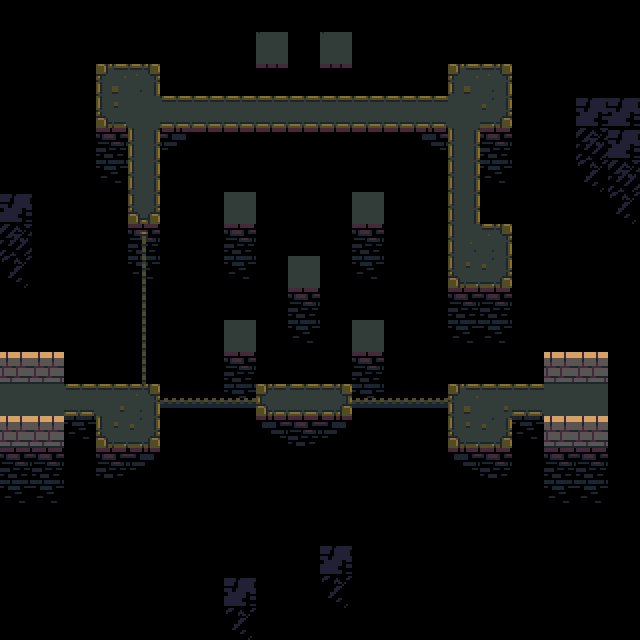

This game map was drawn from its Tiled (.tmx) file and the tilesets committed beside it. A one-line description and the full map source follow:
An orthogonal 20x20 tile map with 32x32 px tiles, 4 tile layers (ground, death, walls, guff), 2 tilesets and 12 objects (4x block, 3x platform, 2x connection, 2x arrowSource, enemy).

<map version="1.0" tiledversion="1.1.5" orientation="orthogonal" renderorder="right-down" width="20" height="20" tilewidth="32" tileheight="32" infinite="0" nextobjectid="67">
 <properties>
  <property name="isWind" value="true" />
 </properties>
 <tileset firstgid="1" source="brown.tsx" />
 <tileset firstgid="101" source="tower-tileset.tsx" />
 <layer name="ground" width="20" height="20">
  <data encoding="csv">
0,0,0,0,0,0,0,0,0,0,0,0,0,0,0,0,0,0,0,0,
0,0,0,0,0,0,0,0,0,0,0,0,0,0,0,0,0,0,0,0,
0,0,0,44,46,0,0,0,0,0,0,0,0,0,44,46,0,0,0,0,
0,0,0,64,2,57,57,57,57,57,57,57,57,57,2,66,0,0,0,0,
0,0,0,0,47,0,0,0,0,0,0,0,0,0,47,0,0,0,0,0,
0,0,0,0,47,0,0,0,0,0,0,0,0,0,47,0,0,0,0,0,
0,0,0,0,58,0,0,2,0,0,0,2,0,0,47,0,0,0,0,0,
0,0,0,0,0,0,0,0,0,0,0,0,0,0,54,46,0,0,0,0,
0,0,0,0,0,0,0,0,0,2,0,0,0,0,64,66,0,0,0,0,
0,0,0,0,0,0,0,0,0,0,0,0,0,0,0,0,0,0,0,0,
0,0,0,0,0,0,0,2,0,0,0,2,0,0,0,0,0,0,0,0,
0,0,0,0,0,0,0,0,0,0,0,0,0,0,0,0,0,0,0,0,
0,2,57,45,46,0,0,0,59,57,48,0,0,0,44,45,57,2,0,0,
0,0,0,64,66,0,0,0,0,0,0,0,0,0,64,66,0,0,0,0,
0,0,0,0,0,0,0,0,0,0,0,0,0,0,0,0,0,0,0,0,
0,0,0,0,0,0,0,0,0,0,0,0,0,0,0,0,0,0,0,0,
0,0,0,0,0,0,0,0,0,0,0,0,0,0,0,0,0,0,0,0,
0,0,0,0,0,0,0,0,0,0,0,0,0,0,0,0,0,0,0,0,
0,0,0,0,0,0,0,0,0,0,0,0,0,0,0,0,0,0,0,0,
0,0,0,0,0,0,0,0,0,0,0,0,0,0,0,0,0,0,0,0
</data>
 </layer>
 <layer name="death" width="20" height="20">
  <data encoding="csv">
0,0,0,0,0,0,0,0,0,0,0,0,0,0,0,0,0,0,0,0,
0,0,4,4,4,4,0,4,0,4,0,4,0,4,4,4,4,0,0,0,
0,0,4,0,0,4,4,4,68,4,68,4,4,4,0,0,4,0,0,0,
0,0,4,0,0,0,0,0,0,0,0,0,0,0,0,0,4,0,0,0,
0,0,4,79,0,80,75,75,75,75,75,75,75,78,0,79,4,0,0,0,
0,0,0,89,0,4,4,4,4,4,4,4,4,4,0,89,4,0,0,0,
0,0,0,4,0,4,4,0,4,4,4,0,4,4,0,4,4,0,0,0,
0,0,0,4,79,4,4,79,4,4,4,79,4,4,0,0,4,0,0,0,
0,0,0,4,89,4,4,89,4,0,4,89,4,4,0,0,4,0,0,0,
0,0,0,4,4,4,4,4,4,79,4,4,4,4,79,79,4,0,0,0,
0,0,0,4,4,4,4,0,4,89,4,0,4,4,89,89,4,0,0,0,
0,0,4,4,4,4,4,79,4,4,4,79,4,4,4,4,4,0,0,0,
0,0,0,0,0,4,4,89,0,0,0,89,4,4,0,0,0,0,0,0,
0,0,89,0,0,4,4,77,78,79,80,4,4,4,0,0,89,0,0,0,
79,79,4,79,80,4,0,0,4,4,4,0,0,4,78,79,4,79,79,0,
89,89,0,4,4,0,0,0,0,0,0,0,0,0,4,4,0,89,89,0,
0,0,0,0,0,0,0,0,0,0,0,0,0,0,0,0,0,0,0,0,
0,0,0,0,0,0,0,0,0,0,0,0,0,0,0,0,0,0,0,0,
0,0,0,0,0,0,0,0,0,0,0,0,0,0,0,0,0,0,0,0,
0,0,0,0,0,0,0,0,0,0,0,0,0,0,0,0,0,0,0,0
</data>
 </layer>
 <layer name="walls" width="20" height="20">
  <data encoding="csv">
0,0,0,0,0,0,0,0,0,0,0,0,0,0,0,0,0,0,0,0,
0,0,0,0,0,0,0,0,55,0,55,0,0,0,0,0,0,0,0,0,
0,0,0,0,0,0,0,0,0,0,0,0,0,0,0,0,0,0,0,0,
0,0,0,0,0,0,0,0,0,0,0,0,0,0,0,0,0,0,0,0,
0,0,0,0,0,0,0,0,0,0,0,0,0,0,0,0,0,0,0,0,
0,0,0,0,0,0,0,0,0,0,0,0,0,0,0,0,0,0,0,0,
0,0,0,0,0,0,0,0,0,0,0,0,0,0,0,0,0,0,0,0,
0,0,0,0,0,0,0,0,0,0,0,0,0,0,0,0,0,0,0,0,
0,0,0,0,0,0,0,0,0,0,0,0,0,0,0,0,0,0,0,0,
0,0,0,0,0,0,0,0,0,0,0,0,0,0,0,0,0,0,0,0,
0,0,0,0,0,0,0,0,0,0,0,0,0,0,0,0,0,0,0,0,
12,12,0,0,0,0,0,0,0,0,0,0,0,0,0,0,0,12,12,0,
2,0,0,0,0,0,0,0,0,0,0,0,0,0,0,0,0,0,2,0,
12,12,0,0,0,0,0,0,0,0,0,0,0,0,0,0,0,12,12,0,
0,0,0,0,0,0,0,0,0,0,0,0,0,0,0,0,0,0,0,0,
0,0,0,0,0,0,0,0,0,0,0,0,0,0,0,0,0,0,0,0,
0,0,0,0,0,0,0,0,0,0,0,0,0,0,0,0,0,0,0,0,
0,0,0,0,0,0,0,0,0,0,0,0,0,0,0,0,0,0,0,0,
0,0,0,0,0,0,0,0,0,0,0,0,0,0,0,0,0,0,0,0,
0,0,0,0,0,0,0,0,0,0,0,0,0,0,0,0,0,0,0,0
</data>
 </layer>
 <layer name="guff" width="20" height="20">
  <data encoding="csv">
0,0,0,0,0,0,0,0,0,0,0,0,0,0,0,0,0,0,0,0,
0,0,0,0,0,0,0,0,0,0,0,0,0,0,0,0,0,0,0,0,
0,0,0,0,0,0,0,0,0,0,0,0,0,0,0,0,0,0,0,0,
0,0,0,0,0,0,0,0,0,0,0,0,0,0,0,0,0,0,191,191,
0,0,0,0,0,0,0,0,0,0,0,0,0,0,0,0,0,0,192,191,
0,0,0,0,0,0,0,0,0,0,0,0,0,0,0,0,0,0,193,192,
191,0,0,0,0,0,0,0,0,0,0,0,0,0,0,0,0,0,0,193,
192,0,0,0,150,0,0,0,0,0,0,0,0,0,0,0,0,0,0,0,
193,0,0,0,160,0,0,0,0,0,0,0,0,0,0,0,0,0,0,0,
0,0,0,0,160,0,0,0,0,0,0,0,0,0,0,0,0,0,0,0,
0,0,0,0,160,0,0,0,0,0,0,0,0,0,0,0,0,0,0,0,
0,0,0,0,160,0,0,0,0,0,0,0,0,0,0,0,0,0,0,0,
0,0,0,0,0,170,170,170,0,0,0,170,170,170,0,0,0,0,0,0,
0,0,0,0,0,0,0,0,0,0,0,0,0,0,0,0,0,0,0,0,
0,0,0,0,0,0,0,0,0,0,0,0,0,0,0,0,0,0,0,0,
0,0,0,0,0,0,0,0,0,0,0,0,0,0,0,0,0,0,0,0,
0,0,0,0,0,0,0,0,0,0,0,0,0,0,0,0,0,0,0,0,
0,0,0,0,0,0,0,0,0,0,191,0,0,0,0,0,0,0,0,0,
0,0,0,0,0,0,0,191,0,0,193,0,0,0,0,0,0,0,0,0,
0,0,0,0,0,0,0,193,0,0,0,0,0,0,0,0,0,0,0,0
</data>
 </layer>
 <objectgroup name="objects">
  <object id="9" name="89" type="connection" x="32" y="384" width="32" height="32">
   <properties>
    <property name="dir" value="right" />
    <property name="to" value="88" />
   </properties>
  </object>
  <object id="10" name="100" type="connection" x="544" y="384" width="32" height="32">
   <properties>
    <property name="dir" value="left" />
    <property name="to" value="101" />
   </properties>
  </object>
  <object id="52" type="enemy" x="288" y="256" width="32" height="32">
   <properties>
    <property name="dir" value="down" />
   </properties>
  </object>
  <object id="58" type="platform" x="128" y="224" width="32" height="32">
   <properties>
    <property name="isActive" value="true" />
    <property name="movey" value="-4" />
    <property name="switch" value="a" />
   </properties>
  </object>
  <object id="59" type="platform" x="416" y="384" width="32" height="32">
   <properties>
    <property name="isActive" value="true" />
    <property name="movex" value="-2" />
    <property name="switch" value="a" />
   </properties>
  </object>
  <object id="60" type="platform" x="224" y="384" width="32" height="32">
   <properties>
    <property name="isActive" value="true" />
    <property name="movex" value="-2" />
    <property name="switch" value="a" />
   </properties>
  </object>
  <object id="61" type="block" x="224" y="192" width="32" height="32" />
  <object id="62" type="block" x="352" y="192" width="32" height="32" />
  <object id="63" type="block" x="352" y="320" width="32" height="32" />
  <object id="64" type="block" x="224" y="320" width="32" height="32" />
  <object id="65" type="arrowSource" x="256" y="32" width="32" height="32">
   <properties>
    <property name="delay" value="1.6" />
    <property name="offset" value="0" />
    <property name="xdir" value="0" />
    <property name="ydir" value="-1" />
   </properties>
  </object>
  <object id="66" type="arrowSource" x="320" y="32" width="32" height="32">
   <properties>
    <property name="delay" value="1.6" />
    <property name="offset" value="1" />
    <property name="xdir" value="0" />
    <property name="ydir" value="-1" />
   </properties>
  </object>
 </objectgroup>
</map>
